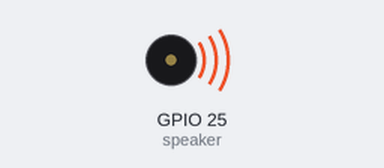
The program below on a simulated ESP32 board running MicroPython. On the bench: buzzer (waves = sounding).

Above: at 0.1 s.
Timing chart, 0 to 1.6 s (numbered marks = the images above):
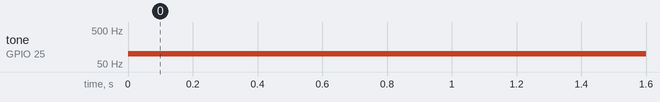

The program:

sound_test.py
```python
# This is a code to simply test the functionality of the speaker and amplifier

import machine
import time
from machine import Pin

# Define the speaker pin
SPEAKER_PIN = 25

# Set up PWM for the speaker
speaker = machine.PWM(machine.Pin(SPEAKER_PIN))

# We create a function, we name it DataSonification
def DataSonification():
    while True:
        speaker.freq(100)
        speaker.duty(512)
# info: speaker.freq determines the Frequency in Hz. Values from 0 up to 20000 (=20 kHz, which is the limit of audible range for humans)
# info: speaker.duty determines the volume and characteristics of the sound. Values from 0 to 1023 (for a 10bit PWM resolution, which is default)

# Run the function:
DataSonification()
```

Measured:
- by itself, tone on GPIO 25 (speaker): silent → 100 Hz at 0.00 s
